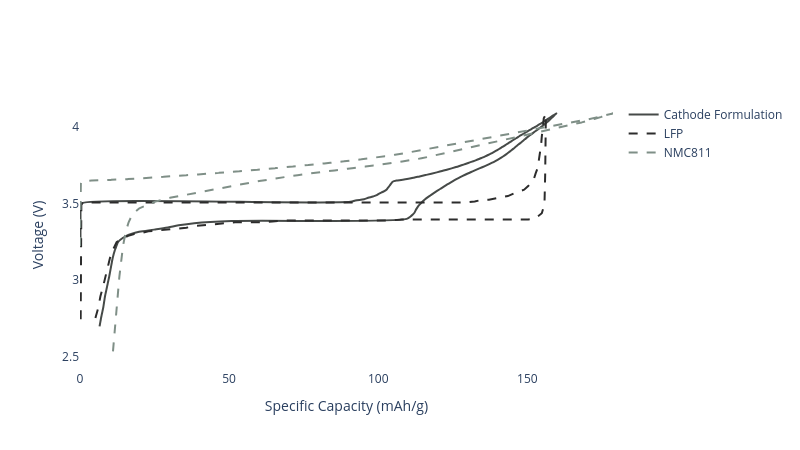

Source (notebook cell):
### Code cell
cathode_active_material2.extrapolation_window = 0.5

cathode_formulation = CathodeFormulation(
    active_materials={
        cathode_active_material1: 69, 
        cathode_active_material2: 29
    },
    binders={
        cathode_binder: 1
    },
    conductive_additives={
        cathode_conductive_additive: 1
    }
)

cathode_formulation.voltage_cutoff = 4.09

cathode_formulation.plot_half_cell_curve(
     add_materials=True, 
     width=800, 
     height=450
     ).show()

### Figure 1 — Plotly figure (JSON) as saved in the notebook; plotly's stock layout.template omitted (floating-point values rounded to 4 significant figures; data arrays with more than 128 entries replaced by an {"elided": "..."} marker saying what was removed)
{"data": [{"line": {"color": "#464a48", "shape": "spline", "width": 2}, "name": "Cathode Formulation", "type": "scatter", "x": {"elided": "200 float values"}, "y": {"elided": "200 float values"}}, {"line": {"color": "#2c2c2c", "dash": "dash", "width": 2}, "name": "LFP", "type": "scatter", "x": [0.227, 0.227, 0.227, 0.454, 0.9081, 1.816, 3.405, 4.994, 7.264, 11.12, 21.79, 33.83, 46.08, 57.43, 67.2, 76.73, 81.73, 87.17, 93.98, 98.3, 102.2, 107.4, 112.1, 115.8, 118.5, 122.8, 126.4, 129.9, 132.3, 135.1, 137.1, 138.7, 141.2, 143.5, 145.5, 147.6, 148.9, 150.3, 151.2, 152.1, 152.8, 153.5, 153.9, 154.4, 154.6, 154.8, 155.1, 155.3, 155.5, 156.3, 156.3, 156.2, 156.0, 156.0, 155.7, 155.3, 154.8, 153.7, 152.1, 150.3, 136.9, 123.1, 107.8, 104.0, 99.22, 92.64, 83.56, 75.61, 69.94, 64.49, 61.31, 57.9, 54.5, 52.0, 48.6, 45.65, 42.47, 38.83, 35.66, 32.48, 29.75, 27.26, 24.99, 22.94, 20.22, 18.18, 16.13, 14.77, 13.41, 12.27, 11.37, 10.69, 10.0, 9.323, 8.642, 7.734, 6.826, 6.145, 5.237, 4.556], "y": [2.744, 3.354, 3.461, 3.49, 3.508, 3.508, 3.508, 3.508, 3.508, 3.508, 3.508, 3.508, 3.508, 3.508, 3.508, 3.508, 3.508, 3.508, 3.508, 3.508, 3.508, 3.508, 3.508, 3.508, 3.508, 3.508, 3.508, 3.508, 3.514, 3.526, 3.526, 3.532, 3.544, 3.55, 3.567, 3.579, 3.591, 3.615, 3.633, 3.656, 3.698, 3.733, 3.793, 3.84, 3.881, 3.935, 3.97, 4.018, 4.059, 4.09, 4.09, 4.071, 3.686, 3.55, 3.502, 3.467, 3.437, 3.419, 3.401, 3.396, 3.396, 3.396, 3.396, 3.39, 3.39, 3.39, 3.39, 3.39, 3.39, 3.384, 3.378, 3.378, 3.378, 3.378, 3.372, 3.366, 3.36, 3.354, 3.342, 3.336, 3.33, 3.324, 3.319, 3.319, 3.307, 3.301, 3.289, 3.277, 3.265, 3.247, 3.212, 3.182, 3.141, 3.081, 3.022, 2.957, 2.892, 2.821, 2.756, 2.696]}, {"line": {"color": "#7f8f87", "dash": "dash", "width": 2}, "name": "NMC811", "type": "scatter", "x": {"elided": "4738 float values"}, "y": {"elided": "4738 float values"}}], "layout": {"height": 450, "paper_bgcolor": "white", "plot_bgcolor": "white", "width": 800, "xaxis": {"title": {"text": "Specific Capacity (mAh/g)"}}, "yaxis": {"title": {"text": "Voltage (V)"}}}}
